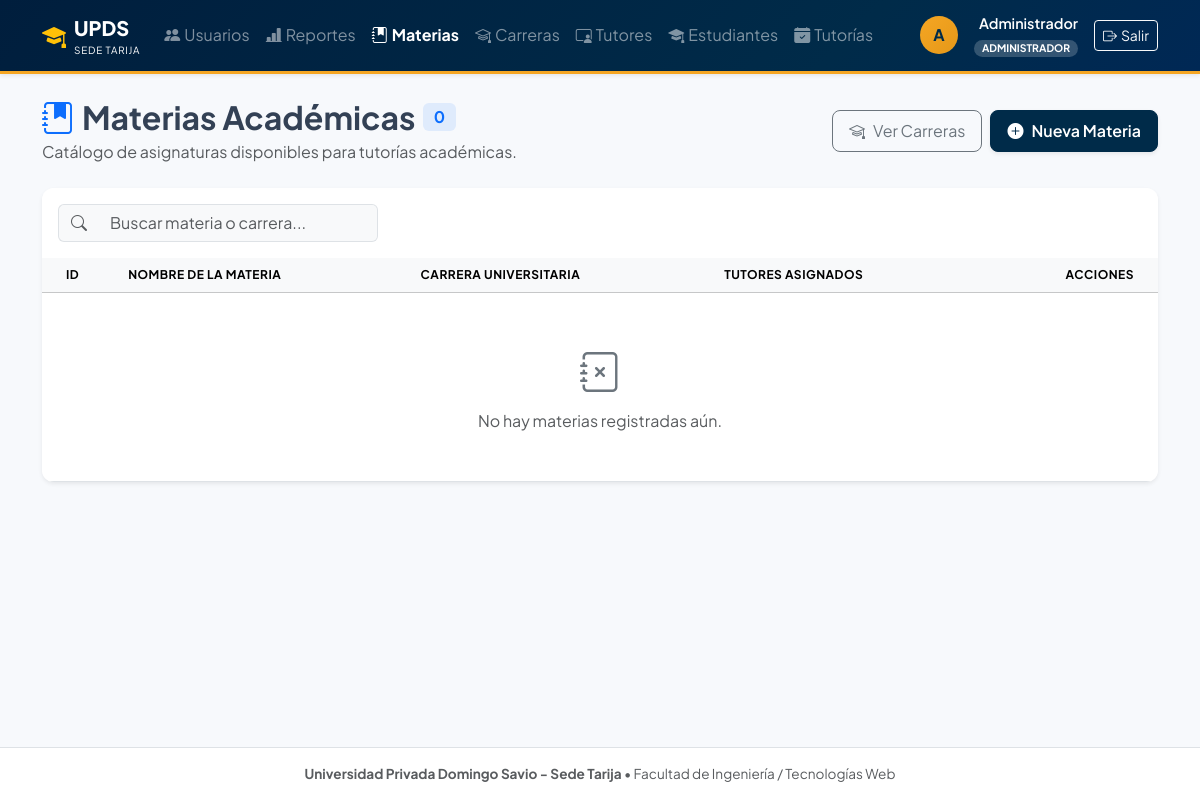
/controllers/materias_listar.php (signed in), run on an earlier commit of the app's database.
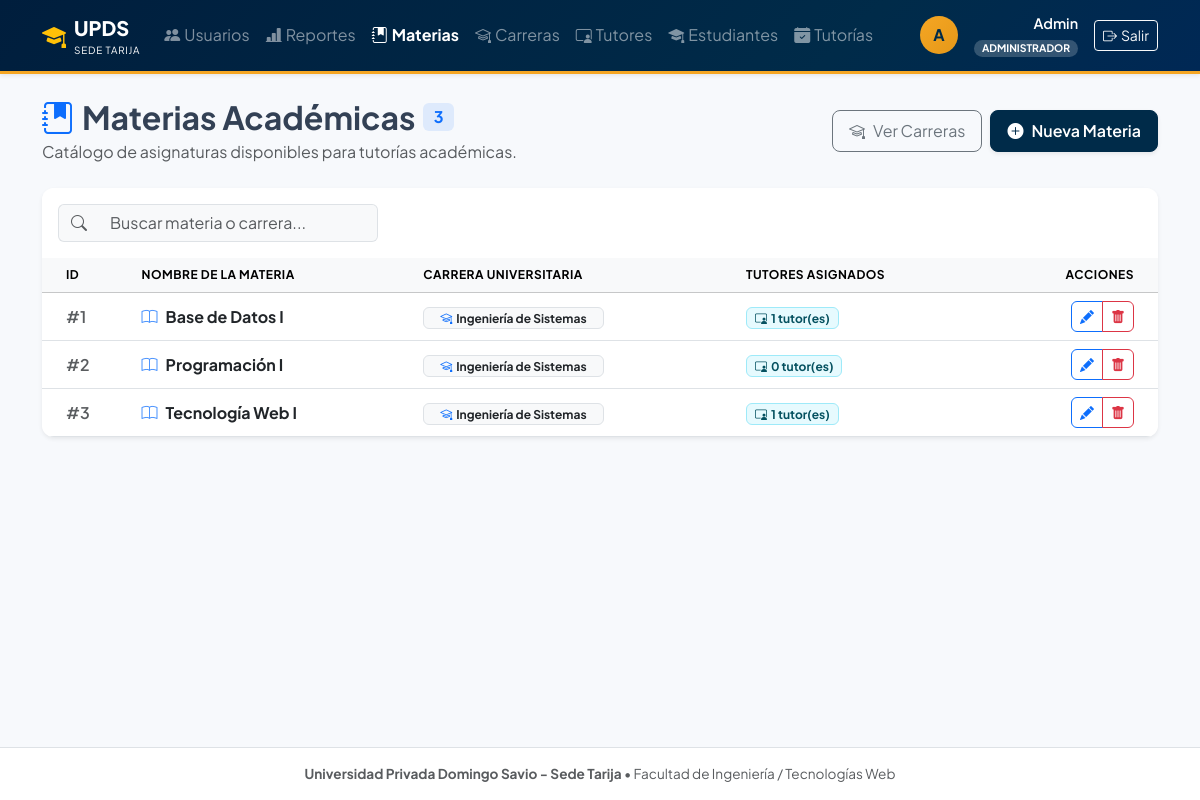
And on a later commit of the database.
### tables this page shows
CREATE TABLE IF NOT EXISTS materias (
  id_materia INT AUTO_INCREMENT PRIMARY KEY,
  nombre_materia VARCHAR(150) NOT NULL,
  id_carrera INT,
  CONSTRAINT fk_materias_carreras FOREIGN KEY (id_carrera) REFERENCES carreras(id_carrera) ON UPDATE CASCADE
);

CREATE TABLE IF NOT EXISTS carreras (
  id_carrera INT AUTO_INCREMENT PRIMARY KEY,
  nombre_carrera VARCHAR(150) NOT NULL
);

### controllers/materias_listar.php (called while the page is built, shortened)
<?php
require_once __DIR__ . '/../config/conexion.php';
require_once __DIR__ . '/../models/MateriaModel.php';
$materiaModel = new MateriaModel($pdo);
$materias = $materiaModel->obtenerTodas();
require_once __DIR__ . '/../views/materias/listar.php';

### models/MateriaModel.php (called while the page is built, shortened)
<?php
class MateriaModel
{
    private $pdo;
    public function __construct($pdo)
    {
        $this->pdo = $pdo;
    }
    public function obtenerTodas()
    {
        $sql = "SELECT m.id_materia, m.nombre_materia, m.id_carrera,
                       c.nombre_carrera,
                       (SELECT COUNT(*) FROM tutor_materia tm WHERE tm.id_materia = m.id_materia) AS total_tutores
                FROM materias m
                LEFT JOIN carreras c ON m.id_carrera = c.id_carrera
                ORDER BY m.nombre_materia ASC";
        return $this->pdo->query($sql)->fetchAll();
    }
}

### views/materias/listar.php (the view, shortened to what this page needs)
<?php
include __DIR__ . '/../layouts/header.php';
?>
<div class="d-flex flex-column flex-md-row justify-content-between align-items-start align-items-md-center mb-4 gap-3">
  <div>
    <h2 class="fw-bold mb-1 d-flex align-items-center gap-2">
      <i class="bi bi-journal-bookmark-fill text-primary"></i>
      <span>Materias Académicas</span>
      <span class="badge bg-primary bg-opacity-10 text-primary fs-6"><?= count($materias) ?></span>
    </h2>
    <p class="text-muted mb-0">Catálogo de asignaturas disponibles para tutorías académicas.</p>
  </div>
  <div class="d-flex gap-2">
    <a href="carreras_listar.php" class="btn btn-outline-secondary d-flex align-items-center gap-2 px-3 py-2 rounded-3">
      <i class="bi bi-mortarboard"></i>
      <span>Ver Carreras</span>
    </a>
    <a href="materias_crear.php" class="btn btn-primary d-flex align-items-center gap-2 shadow-sm px-3 py-2 rounded-3">
      <i class="bi bi-plus-circle-fill"></i>
      <span class="fw-semibold">Nueva Materia</span>
    </a>
  </div>
</div>
<div class="card card-custom shadow-sm overflow-hidden">
  <div class="card-header bg-white py-3 border-0 d-flex flex-column flex-sm-row justify-content-between align-items-sm-center gap-2">
    <div class="input-group" style="max-width: 320px;">
      <span class="input-group-text bg-light border-end-0 text-muted"><i class="bi bi-search"></i></span>
      <input type="text" id="buscadorMaterias" class="form-control bg-light border-start-0" placeholder="Buscar materia o carrera...">
    </div>
  </div>
  <div class="table-responsive">
    <table class="table table-hover align-middle mb-0" id="tablaMaterias">
      <thead class="table-light text-muted text-uppercase" style="font-size: 0.75rem; letter-spacing: 0.5px;">
        <tr>
          <th class="ps-4">ID</th>
          <th>Nombre de la Materia</th>
          <th>Carrera Universitaria</th>
          <th>Tutores Asignados</th>
          <th class="text-end pe-4">Acciones</th>
        </tr>
      </thead>
      <tbody>
        <?php foreach ($materias as $m): ?>
          <tr>
            <td class="ps-4 text-muted fw-semibold">#<?= htmlspecialchars($m['id_materia']) ?></td>
            <td>
              <div class="fw-bold text-dark fs-6 d-flex align-items-center gap-2">
                <i class="bi bi-book text-primary opacity-75"></i>
                <?= htmlspecialchars($m['nombre_materia']) ?>
              </div>
            </td>
            <td>
              <?php if (!empty($m['nombre_carrera'])): ?>
                <span class="badge bg-light text-dark border px-3 py-1">
                  <i class="bi bi-mortarboard me-1 text-primary"></i><?= htmlspecialchars($m['nombre_carrera']) ?>
                </span>
              <?php else: ?>
                <span class="text-muted small italic">Sin carrera asignada</span>
              <?php endif; ?>
            </td>
            <td>
              <span class="badge bg-info bg-opacity-10 text-info-emphasis border border-info-subtle px-2 py-1">
                <i class="bi bi-person-video3 me-1"></i><?= $m['total_tutores'] ?> tutor(es)
              </span>
            </td>
            <td class="text-end pe-4">
              <div class="btn-group" role="group">
                <a href="materias_editar.php?id=<?= $m['id_materia'] ?>" class="btn btn-outline-primary btn-sm rounded-start-2" title="Editar">
                  <i class="bi bi-pencil-fill"></i>
                </a>
                <button type="button" class="btn btn-outline-danger btn-sm rounded-end-2"
                        onclick="confirmarEliminacion('materias_eliminar.php?id=<?= $m['id_materia'] ?>', 'Se eliminará la materia <?= htmlspecialchars($m['nombre_materia']) ?> del catálogo.')"
                        title="Eliminar">
                  <i class="bi bi-trash-fill"></i>
                </button>
              </div>
            </td>
          </tr>
        <?php endforeach; ?>
        <?php if (empty($materias)): ?>
          <tr>
            <td colspan="5" class="text-center py-5 text-muted">
              <i class="bi bi-journal-x fs-1 d-block mb-2 text-secondary"></i>
              No hay materias registradas aún.
            </td>
          </tr>
        <?php endif; ?>
      </tbody>
    </table>
  </div>
</div>
<?php include __DIR__ . '/../layouts/footer.php'; ?>

### views/layouts/header.php (shortened to what this page needs)
<?php
$rolSesion = $_SESSION['rol'] ?? '';
$nombreSesion = $_SESSION['nombre'] ?? 'Usuario';
?>
<!DOCTYPE html>
<html lang="es">
<head>
  <link href="https://cdn.jsdelivr.net/npm/bootstrap@5.3.3/dist/css/bootstrap.min.css" rel="stylesheet">
  <link rel="stylesheet" href="https://cdn.jsdelivr.net/npm/bootstrap-icons@1.11.3/font/bootstrap-icons.min.css">
</head>
<body>
<?php if (isset($_SESSION['id_usuario'])): ?>
<nav class="navbar navbar-expand-lg navbar-dark navbar-custom shadow-sm sticky-top">
  <div class="container">
    <a class="navbar-brand d-flex align-items-center gap-2 fw-bold" href="/controllers/usuarios_listar.php">
      <i class="bi bi-mortarboard-fill text-warning fs-4"></i>
      <span><strong>UPDS</strong><small class="d-block fw-normal" style="font-size: 0.62rem; letter-spacing: .08em;">SEDE TARIJA</small></span>
    </a>
    <div class="collapse navbar-collapse" id="navbarMain">
      <ul class="navbar-nav me-auto mb-2 mb-lg-0">
        <?php if ($rolSesion === 'administrador'): ?>
          <li class="nav-item">
            <a class="nav-link <?= strpos($_SERVER['PHP_SELF'], 'usuarios') !== false ? 'active fw-bold' : 'text-white-50' ?> d-flex align-items-center gap-1" href="/controllers/usuarios_listar.php">
              <i class="bi bi-people-fill"></i> Usuarios
            </a>
          </li>
          <li class="nav-item">
            <a class="nav-link <?= strpos($_SERVER['PHP_SELF'], 'reportes') !== false ? 'active fw-bold' : 'text-white-50' ?> d-flex align-items-center gap-1" href="/controllers/reportes.php">
              <i class="bi bi-bar-chart-line-fill"></i> Reportes
            </a>
          </li>
          <li class="nav-item">
            <a class="nav-link <?= strpos($_SERVER['PHP_SELF'], 'materias') !== false ? 'active fw-bold' : 'text-white-50' ?> d-flex align-items-center gap-1" href="/controllers/materias_listar.php">
              <i class="bi bi-journal-bookmark-fill"></i> Materias
            </a>
          </li>
          <li class="nav-item">
            <a class="nav-link <?= strpos($_SERVER['PHP_SELF'], 'carreras') !== false ? 'active fw-bold' : 'text-white-50' ?> d-flex align-items-center gap-1" href="/controllers/carreras_listar.php">
              <i class="bi bi-mortarboard"></i> Carreras
            </a>
          </li>
          <li class="nav-item">
            <a class="nav-link <?= strpos($_SERVER['PHP_SELF'], 'tutores') !== false ? 'active fw-bold' : 'text-white-50' ?> d-flex align-items-center gap-1" href="/controllers/tutores_listar.php">
              <i class="bi bi-person-video3"></i> Tutores
            </a>
          </li>
          <li class="nav-item">
            <a class="nav-link <?= strpos($_SERVER['PHP_SELF'], 'estudiantes') !== false ? 'active fw-bold' : 'text-white-50' ?> d-flex align-items-center gap-1" href="/controllers/estudiantes_listar.php">
              <i class="bi bi-mortarboard-fill"></i> Estudiantes
            </a>
          </li>
          <li class="nav-item">
            <a class="nav-link <?= strpos($_SERVER['PHP_SELF'], 'tutorias') !== false ? 'active fw-bold' : 'text-white-50' ?> d-flex align-items-center gap-1" href="/controllers/tutorias_listar.php">
              <i class="bi bi-calendar-check-fill"></i> Tutorías
            </a>
          </li>
        <?php endif; ?>
      </ul>
      <div class="d-flex align-items-center gap-3">
        <div class="monogram rounded-circle d-flex align-items-center justify-content-center fw-bold" style="width: 38px; height: 38px;">
          <?= strtoupper(substr($nombreSesion, 0, 1) . substr(strstr($nombreSesion, ' ') ?: '', 1, 1)) ?>
        </div>
        <div class="text-end text-white d-none d-md-block">
          <div class="fw-semibold" style="font-size: 0.9rem;"><?= htmlspecialchars($nombreSesion) ?></div>
          <span class="badge rounded-pill text-uppercase px-2" style="font-size: 0.65rem; background: rgba(255,255,255,0.2);">
            <?= htmlspecialchars($rolSesion) ?>
          </span>
        </div>
        <a href="/controllers/logout.php" class="btn btn-outline-light btn-sm d-flex align-items-center gap-1">
          <i class="bi bi-box-arrow-right"></i>
          <span>Salir</span>
        </a>
      </div>
    </div>
  </div>
</nav>
<?php endif; ?>
<main class="container py-4 flex-grow-1">

### views/layouts/footer.php (shortened to what this page needs)
</main>
<footer class="bg-white border-top py-3 mt-auto">
  <div class="container text-center text-muted" style="font-size: 0.85rem;">
    <p class="mb-0">
      <strong>Universidad Privada Domingo Savio - Sede Tarija</strong> &bull; Facultad de Ingeniería / Tecnologías Web
    </p>
  </div>
</footer>
</body>
</html>

### views/layouts/header.php (style rules this page uses)
body { font-family: 'Plus Jakarta Sans', system-ui, sans-serif; background-color: #f7f9fc; color: #334155; min-height: 100vh; display: flex; flex-direction: column; }
.navbar-custom { background: linear-gradient(135deg, #001e3d 0%, #002b49 70%, #002855 100%); border-bottom: 3px solid #f5a623; }
.card-custom { border: none; border-radius: 12px; box-shadow: 0 4px 12px rgba(0,0,0,0.05); background: #fff; }
.monogram { background: linear-gradient(135deg, #f5a623, #e59819); color: #002b49; }
.btn-primary { background-color: #002b49; border-color: #002b49; }

What changed in the data, as far as the page shows it:
added materias: id_materia "1", nombre_materia "Base de Datos I", id_carrera.nombre_carrera "Ingeniería de Sistemas", total_tutores "1"
added materias: id_materia "2", nombre_materia "Programación I", id_carrera.nombre_carrera "Ingeniería de Sistemas", total_tutores "0"
added materias: id_materia "3", nombre_materia "Tecnología Web I", id_carrera.nombre_carrera "Ingeniería de Sistemas", total_tutores "1"
Also different on the page:
$nombreSesion: "Administrador" → "Admin"
count($materias): "0" → "3"
text no longer shown: "No hay materias registradas aún."
